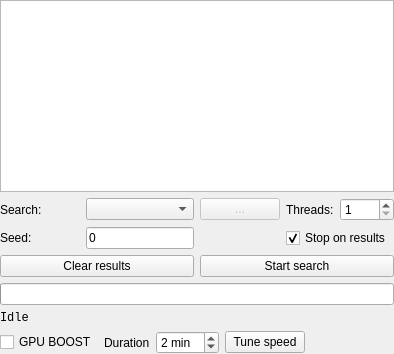
<?xml version="1.0" encoding="UTF-8"?>
<ui version="4.0">
 <class>FormSearchControl</class>
 <widget class="QWidget" name="FormSearchControl">
  <property name="sizePolicy">
   <sizepolicy hsizetype="Expanding" vsizetype="Expanding">
    <horstretch>0</horstretch>
    <verstretch>0</verstretch>
   </sizepolicy>
  </property>
  <property name="windowTitle">
   <string>Form</string>
  </property>
  <layout class="QGridLayout" name="gridLayout_2">
   <property name="leftMargin">
    <number>0</number>
   </property>
   <property name="topMargin">
    <number>0</number>
   </property>
   <property name="rightMargin">
    <number>0</number>
   </property>
   <property name="bottomMargin">
    <number>0</number>
   </property>
   <item row="1" column="0">
    <layout class="QGridLayout" name="gridLayout">
     <item row="0" column="1">
      <widget class="QPushButton" name="buttonSearchHelp">
       <property name="styleSheet">
        <string notr="true">
QPushButton {
	background-color: rgba(255, 255, 255, 0);
	border: none;
	image: url(:/icons/info.png);
	image-position: right;
}
QPushButton:hover {
	image: url(:/icons/info_h.png);
}</string>
       </property>
       <property name="text">
        <string/>
       </property>
      </widget>
     </item>
     <item row="0" column="0">
      <widget class="QLabel" name="label">
       <property name="toolTip">
        <string>&lt;html&gt;&lt;head/&gt;&lt;body&gt;&lt;p&gt;searching algorithm&lt;/p&gt;&lt;p&gt;incremental: best for non-exhaustive biome searches&lt;/p&gt;&lt;p&gt;48-bit family blocks: best for searches with strong structure restrictions&lt;/p&gt;&lt;p&gt;seed list from file...: load and search through a pre-computed list of seed&lt;/p&gt;&lt;/body&gt;&lt;/html&gt;</string>
       </property>
       <property name="text">
        <string>Search:</string>
       </property>
      </widget>
     </item>
     <item row="0" column="6">
      <widget class="QSpinBox" name="spinThreads">
       <property name="minimum">
        <number>1</number>
       </property>
       <property name="maximum">
        <number>1024</number>
       </property>
      </widget>
     </item>
     <item row="0" column="5">
      <widget class="QLabel" name="label_3">
       <property name="text">
        <string>Threads:</string>
       </property>
      </widget>
     </item>
     <item row="0" column="4">
      <widget class="QPushButton" name="buttonMore">
       <property name="enabled">
        <bool>false</bool>
       </property>
       <property name="text">
        <string>...</string>
       </property>
      </widget>
     </item>
     <item row="0" column="2" colspan="2">
      <widget class="StyledComboBox" name="comboSearchType">
       <property name="sizePolicy">
        <sizepolicy hsizetype="Expanding" vsizetype="Fixed">
         <horstretch>1</horstretch>
         <verstretch>0</verstretch>
        </sizepolicy>
       </property>
       <property name="iconSize">
        <size>
         <width>0</width>
         <height>16</height>
        </size>
       </property>
      </widget>
     </item>
     <item row="4" column="0" colspan="7">
      <widget class="QLabel" name="labelStatus">
       <property name="font">
        <font>
         <family>Monospace</family>
        </font>
       </property>
       <property name="text">
        <string>Idle</string>
       </property>
      </widget>
     </item>
     <item row="1" column="0">
      <widget class="QLabel" name="label_2">
       <property name="text">
        <string>Seed:</string>
       </property>
      </widget>
     </item>
     <item row="2" column="0" colspan="7">
      <layout class="QHBoxLayout" name="horizontalLayout">
       <item>
        <widget class="QPushButton" name="buttonClear">
         <property name="text">
          <string>Clear results</string>
         </property>
         <property name="icon">
          <iconset resource="../rc/icons.qrc">
           <normaloff>:/icons/clear.png</normaloff>:/icons/clear.png</iconset>
         </property>
        </widget>
       </item>
       <item>
        <widget class="QPushButton" name="buttonStart">
         <property name="text">
          <string>Start search</string>
         </property>
         <property name="icon">
          <iconset resource="../rc/icons.qrc">
           <normaloff>:/icons/search.png</normaloff>:/icons/search.png</iconset>
         </property>
         <property name="checkable">
          <bool>true</bool>
         </property>
        </widget>
       </item>
      </layout>
     </item>
     <item row="1" column="2" colspan="2">
      <widget class="QLineEdit" name="lineStart">
       <property name="sizePolicy">
        <sizepolicy hsizetype="Expanding" vsizetype="Fixed">
         <horstretch>1</horstretch>
         <verstretch>0</verstretch>
        </sizepolicy>
       </property>
       <property name="text">
        <string>0</string>
       </property>
      </widget>
     </item>
     <item row="3" column="0" colspan="7">
      <widget class="QProgressBar" name="progressBar">
       <property name="font">
        <font>
         <family>Monospace</family>
        </font>
       </property>
       <property name="toolTip">
        <string>Queued progress within the search set</string>
       </property>
       <property name="layoutDirection">
        <enum>Qt::LeftToRight</enum>
       </property>
       <property name="maximum">
        <number>10000</number>
       </property>
       <property name="alignment">
        <set>Qt::AlignCenter</set>
       </property>
       <property name="format">
        <string>0</string>
       </property>
      </widget>
     </item>
     <item row="5" column="0" colspan="7">
      <layout class="QHBoxLayout" name="tuningLayout">
       <item>
        <widget class="QCheckBox" name="checkHip">
         <property name="text"><string>GPU BOOST</string></property>
         <property name="toolTip"><string>NUMBERS GO BRRRRRR!</string></property>
        </widget>
       </item>
       <item>
        <widget class="QLabel" name="labelTuneDuration">
         <property name="text"><string>Duration</string></property>
        </widget>
       </item>
       <item>
        <widget class="QSpinBox" name="spinTuneMinutes">
         <property name="toolTip"><string>How long to measure this session before applying the fastest confirmed settings.</string></property>
         <property name="minimum"><number>1</number></property>
         <property name="maximum"><number>30</number></property>
         <property name="value"><number>2</number></property>
         <property name="suffix"><string> min</string></property>
        </widget>
       </item>
       <item>
        <widget class="QPushButton" name="buttonTune">
         <property name="toolTip"><string>Benchmark this session and apply the fastest confirmed CPU/GPU settings.</string></property>
         <property name="text"><string>Tune speed</string></property>
        </widget>
       </item>
       <item>
        <widget class="QLabel" name="labelTuneStatus">
         <property name="text"><string/></property>
         <property name="sizePolicy"><sizepolicy hsizetype="Expanding" vsizetype="Preferred"><horstretch>1</horstretch><verstretch>0</verstretch></sizepolicy></property>
        </widget>
       </item>
      </layout>
     </item>
     <item row="1" column="5" colspan="2">
      <widget class="QCheckBox" name="checkStop">
       <property name="toolTip">
        <string>stop as soon as the next set of matching seeds is found</string>
       </property>
       <property name="text">
        <string>Stop on results</string>
       </property>
       <property name="checked">
        <bool>true</bool>
       </property>
      </widget>
     </item>
    </layout>
   </item>
   <item row="0" column="0">
    <widget class="QTableView" name="results">
     <property name="sizePolicy">
      <sizepolicy hsizetype="Expanding" vsizetype="Expanding">
       <horstretch>0</horstretch>
       <verstretch>0</verstretch>
      </sizepolicy>
     </property>
     <property name="minimumSize">
      <size>
       <width>0</width>
       <height>20</height>
      </size>
     </property>
     <property name="font">
      <font>
       <family>Monospace</family>
      </font>
     </property>
     <property name="contextMenuPolicy">
      <enum>Qt::CustomContextMenu</enum>
     </property>
     <property name="horizontalScrollBarPolicy">
      <enum>Qt::ScrollBarAlwaysOff</enum>
     </property>
     <property name="editTriggers">
      <set>QAbstractItemView::NoEditTriggers</set>
     </property>
     <property name="selectionMode">
      <enum>QAbstractItemView::SingleSelection</enum>
     </property>
     <property name="selectionBehavior">
      <enum>QAbstractItemView::SelectRows</enum>
     </property>
     <property name="sortingEnabled">
      <bool>true</bool>
     </property>
     <attribute name="horizontalHeaderStretchLastSection">
      <bool>true</bool>
     </attribute>
    </widget>
   </item>
  </layout>
 </widget>
 <customwidgets>
  <customwidget>
   <class>StyledComboBox</class>
   <extends>QComboBox</extends>
   <header>src/widgets.h</header>
  </customwidget>
 </customwidgets>
 <resources>
  <include location="../rc/icons.qrc"/>
 </resources>
 <connections/>
</ui>
